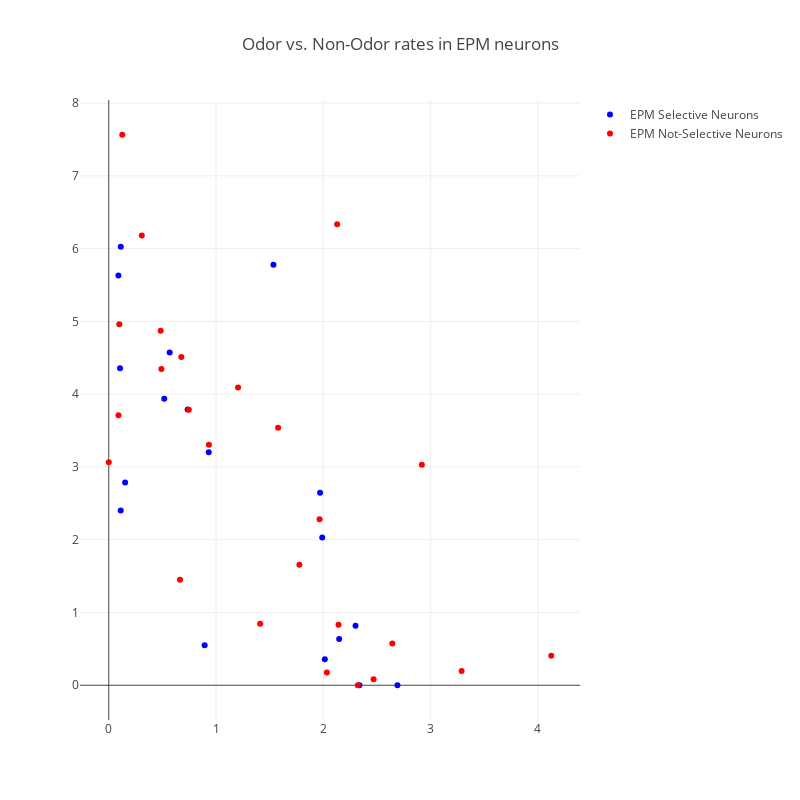

Notebook cell for this chart:
### Code cell
trace0 = go.Scatter(
    x = selective_neutral_rates,
    y = selective_odor_rates,
    text = selective_neuron_names,
    mode = "markers",
    name = "EPM Selective Neurons",
    marker = dict(
        color = "rgb(0, 0, 255)"
    )
)
trace1 = go.Scatter(
    x = not_selective_neutral_rates,
    y = not_selective_odor_rates,
    text = not_selective_neuron_names,
    mode = "markers",
    name = "EPM Not-Selective Neurons",
    marker = dict(
        color = "rgb(255, 0, 0)"
    )
)

data = [trace0, trace1]
layout = go.Layout(
    width=800,
    height=800,
    title="Odor vs. Non-Odor rates in EPM neurons",
)
fig = go.Figure(data=data, layout=layout)

plotly.offline.iplot(fig)

### Figure 1 — Plotly figure (JSON) as saved in the notebook; plotly's stock layout.template omitted (floating-point values rounded to 4 significant figures)
{"data": [{"marker": {"color": "rgb(0, 0, 255)"}, "mode": "markers", "name": "EPM Selective Neurons", "text": ["neuron1", "neuron4", "neuron17", "neuron19", "neuron21", "neuron23", "neuron30", "neuron31", "neuron38", "neuron39", "neuron41", "neuron43", "neuron48", "neuron52", "neuron55", "neuron58", "neuron59", "neuron61"], "type": "scatter", "uid": "266960", "x": [1.99, 0.1049, 0.1115, 0.1119, 2.336, 1.97, 1.535, 2.014, 0.9317, 0.7357, 0.5679, 2.3, 0.1528, 2.148, 0.8938, 0.08995, 2.691, 0.5175], "y": [2.031, 4.358, 2.403, 6.024, 0, 2.646, 5.777, 0.3558, 3.203, 3.791, 4.574, 0.8177, 2.788, 0.637, 0.5513, 5.63, 0, 3.937]}, {"marker": {"color": "rgb(255, 0, 0)"}, "mode": "markers", "name": "EPM Not-Selective Neurons", "text": ["neuron2", "neuron3", "neuron10", "neuron15", "neuron18", "neuron20", "neuron24", "neuron25", "neuron27", "neuron28", "neuron33", "neuron36", "neuron37", "neuron42", "neuron44", "neuron50", "neuron51", "neuron53", "neuron54", "neuron57", "neuron62", "neuron63", "neuron64", "neuron67", "neuron69"], "type": "scatter", "uid": "03368d", "x": [2.129, 2.918, 2.142, 0.9338, 2.321, 0.09067, 1.205, 0.09823, 0.308, 2.468, 0, 3.289, 2.643, 1.965, 1.579, 0.4906, 0.4842, 0.6761, 0.6644, 0.1263, 4.124, 2.033, 1.412, 1.777, 0.7462], "y": [6.336, 3.032, 0.8302, 3.305, 0, 3.709, 4.092, 4.962, 6.181, 0.08138, 3.064, 0.1944, 0.5727, 2.28, 3.54, 4.346, 4.873, 4.51, 1.451, 7.565, 0.4048, 0.1738, 0.8462, 1.656, 3.787]}], "layout": {"height": 800, "title": "Odor vs. Non-Odor rates in EPM neurons", "width": 800, "xaxis": {"autorange": true, "range": [-0.2689, 4.393], "type": "linear"}, "yaxis": {"autorange": true, "range": [-0.4775, 8.042], "type": "linear"}}}
